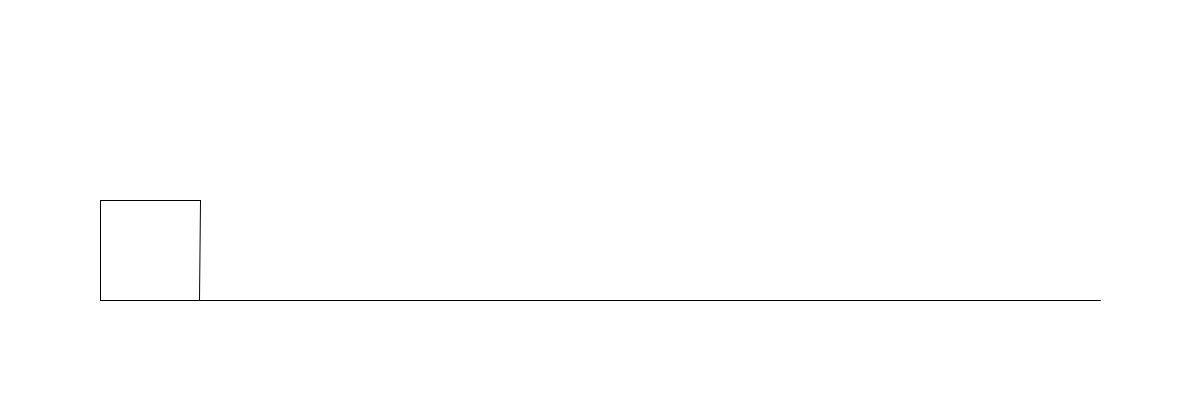
Frame 1 (no input)
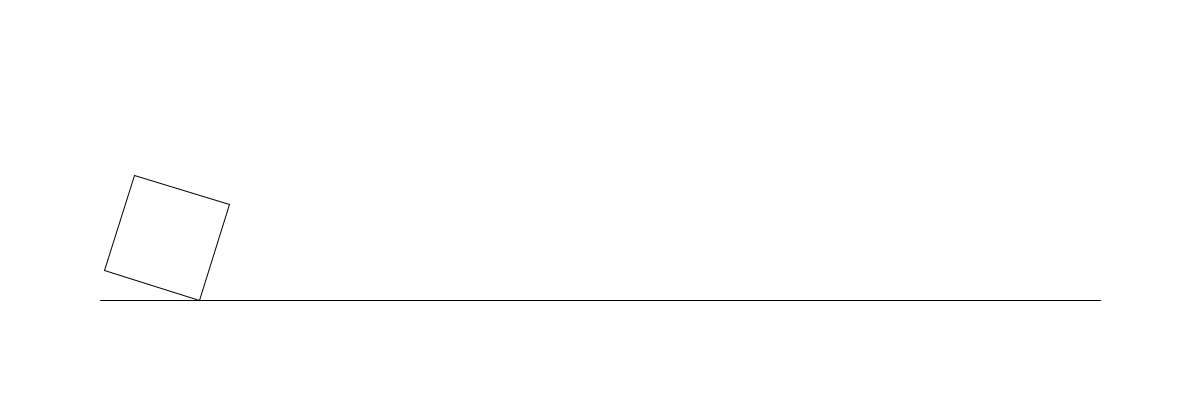
Frame 60 (the mouse pressed at the canvas centre just before this capture)
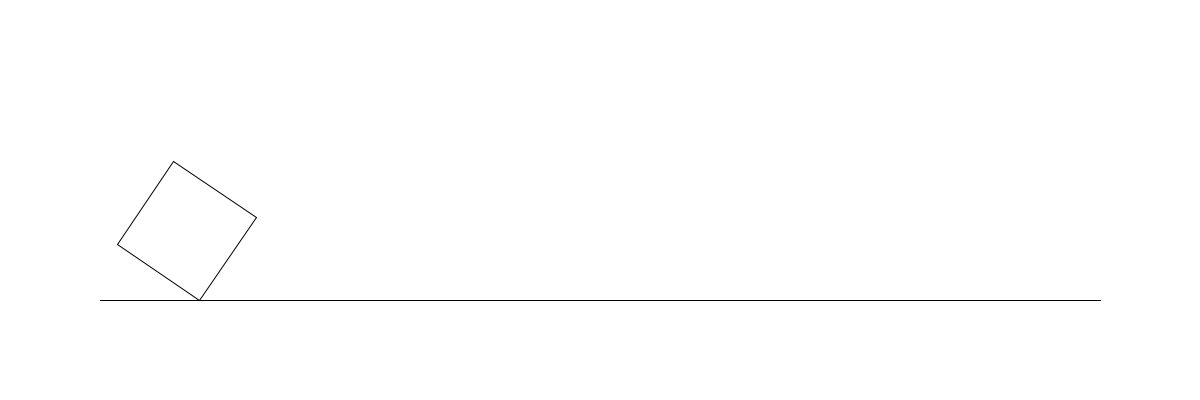
Frame 120 (the mouse held since frame 60 and released just before this capture)

The Processing sketch that drew these frames (run headless with seeded random() and noise(); from frame 60 on, the mouse is pressed at the canvas centre):

// Processing sketch: momath
// ── momath.pde
PGraphics canvas;
PShape s; // PShape object
PVector v;

void setup(){
  size(1200,400);
  
  canvas = createGraphics(1200,400);
  canvas.beginDraw();
  canvas.background(255);
  canvas.translate(100, height*3/4);
  canvas.endDraw();
  
  s = createShape();
  s.beginShape();
  s.noFill();
  s.stroke(0);
  s.vertex(0, 0);
  s.vertex(0, 100);
  s.vertex(100, 100);
  s.vertex(100, 0);
  s.endShape(CLOSE);
  s.rotate(PI*3/2);
}

void draw(){ 
  image(canvas,0,0); 
  translate(100, height*3/4);
  line(0,0,1000,0);
  s.rotate(0.005);
  shape(s);
  if ((frameCount*1.) % (PI/.01) <= 1){
    s.translate(0,100);
    s.rotate(3*PI/2);
    canvas.translate(0,100);
    canvas.rotate(3*PI/2);
    
  }
  
  ArrayList vertices = new ArrayList();
  for (int i = 0; i < s.getVertexCount(); i++) {
    vertices.add(s.getVertex(i));
  }
  

  canvas.beginDraw();
  canvas.translate(100, height*3/4);
  canvas.rotate(0.01);
  canvas.strokeWeight(4);
  canvas.stroke(0);
  //canvas.point(frameCount / 3.15 + 50, (float)(sqrt(2) + Math.cosh(((frameCount/57.3)%5.5)-4) - 70));
  canvas.endDraw();

}
